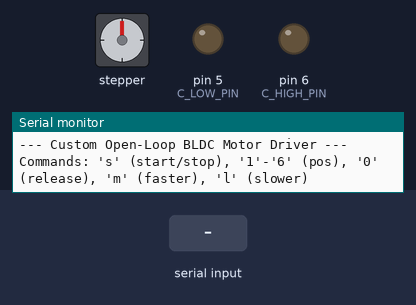
The sketch below on a simulated Arduino Uno, built with avr-gcc and run on an emulated ATmega328P. On the bench: stepper motor, output pins drawn as LEDs (lit = HIGH), the last lines printed to the serial monitor. Wiring (inferred from the names in the program): stepper motor (2048 steps per turn assumed): coils pin 8, pin 10, pin 9, pin 11. Dashed ring = blinking. The test bench sets the inputs (shaded band). Pins used as bus, display or sensor lines are not drawn.

Above: at 2.2 s.
2.3 s: "s90\n" received over Serial
At 2.42 s:
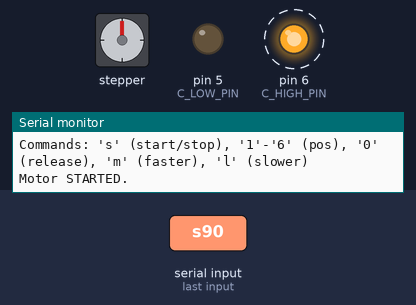
5.3 s: "s" received over Serial
At 5.95 s:
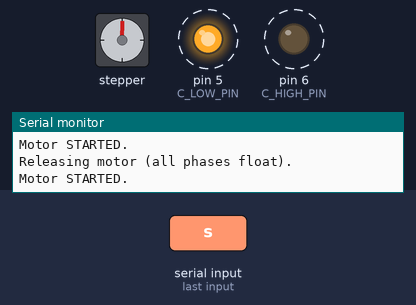
8.3 s: "0" received over Serial
At 9.6 s:
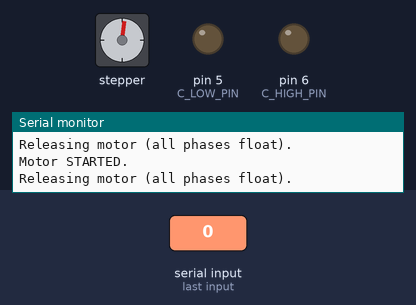
Timing chart, 0 to 11.3 s (numbered marks = the images above; inputs shaded):
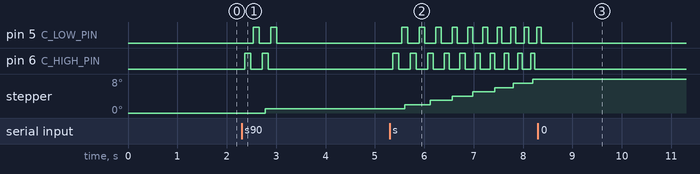

Measured:
- after the input at 8.3 s, pin 5 (C_LOW_PIN): goes on until 8.4 s, then stays LOW; pin 6 (C_HIGH_PIN): stops changing and stays LOW; stepper: stops changing and stays 8°

The sketch:

esc_working_basic_open_loop.ino
```cpp
// --- Pin Definitions for 3-Phase Bridge ---
// Phase A
const int A_HIGH_PIN = 10; // Controls P-FET level shifter for Phase A
const int A_LOW_PIN  = 11; // Controls N-FET for Phase A

// Phase B
const int B_HIGH_PIN = 8;  // Controls P-FET level shifter for Phase B
const int B_LOW_PIN  = 9;  // Controls N-FET for Phase B

// Phase C
const int C_HIGH_PIN = 6;  // Controls P-FET level shifter for Phase C
const int C_LOW_PIN  = 5;  // Controls N-FET for Phase C (Moved from Pin 7)

// --- Motor Control Parameters ---
int current_step_delay;
int run_delay = 10;           // Target delay in ms (faster speed). Can be changed live.
const int START_DELAY = 60;   // Starting delay in ms (slow speed)
const int ACCELERATION = 2;   // How much to decrease the delay each full revolution
const int SPEED_STEP = 2;     // How much to change speed per command (ms)
const int MAX_SPEED_DELAY = 4;// Safest fastest delay

boolean runMotor = false; // Motor will run by default on startup

// --- Safety Parameters ---
const int DEAD_TIME_US = 5; // Safety delay to prevent shoot-through

// Enum for clarity
enum State { S_OFF, S_HIGH, S_LOW };

void setup() {
  Serial.begin(9600);
  Serial.println("--- Custom Open-Loop BLDC Motor Driver ---");
  Serial.println("Commands: 's' (start/stop), '1'-'6' (pos), '0' (release), 'm' (faster), 'l' (slower)");

  // Set all 6 control pins to OUTPUT
  pinMode(A_HIGH_PIN, OUTPUT); pinMode(A_LOW_PIN, OUTPUT);
  pinMode(B_HIGH_PIN, OUTPUT); pinMode(B_LOW_PIN, OUTPUT);
  pinMode(C_HIGH_PIN, OUTPUT); pinMode(C_LOW_PIN, OUTPUT);

  // Start with all phases floating for safety
  setPhaseState(A_HIGH_PIN, A_LOW_PIN, S_OFF);
  setPhaseState(B_HIGH_PIN, B_LOW_PIN, S_OFF);
  setPhaseState(C_HIGH_PIN, C_LOW_PIN, S_OFF);

  delay(1000); // Wait a moment before starting
  current_step_delay = START_DELAY; // Initialize speed
}

void loop() {
  // Check for serial commands first
  if (Serial.available() > 0) {
    char command = Serial.read();
    handleCommand(command);
  }

  // Only run the motor if the flag is true
  if (runMotor) {
    commutate(); // Run one full electrical revolution

    // Accelerate or decelerate towards the target run_delay
    if (current_step_delay > run_delay) {
      current_step_delay -= ACCELERATION;
      if (current_step_delay < run_delay) {
        current_step_delay = run_delay;
      }
    } else if (current_step_delay < run_delay) {
      current_step_delay += ACCELERATION;
       if (current_step_delay > run_delay) {
        current_step_delay = run_delay;
      }
    }
  }
}

void handleCommand(char cmd) {
  if (cmd == 's') {
    runMotor = !runMotor; // Toggle the run state
    if (!runMotor) {
      // Release the motor when stopped
      setPhaseState(A_HIGH_PIN, A_LOW_PIN, S_OFF);
      setPhaseState(B_HIGH_PIN, B_LOW_PIN, S_OFF);
      setPhaseState(C_HIGH_PIN, C_LOW_PIN, S_OFF);
      Serial.println("Motor STOPPED.");
    } else {
      current_step_delay = START_DELAY; // Reset speed for ramp-up
      Serial.println("Motor STARTED.");
    }
  } else if (cmd >= '1' && cmd <= '6') {
    runMotor = false; // Stop the automatic rotation
    int position = cmd - '0'; // Convert char '1' to int 1, etc.
    Serial.print("Setting manual position: ");
    Serial.println(position);
    setManualPosition(position);
  } else if (cmd == '0') {
    runMotor = false;
    Serial.println("Releasing motor (all phases float).");
    setPhaseState(A_HIGH_PIN, A_LOW_PIN, S_OFF);
    setPhaseState(B_HIGH_PIN, B_LOW_PIN, S_OFF);
    setPhaseState(C_HIGH_PIN, C_LOW_PIN, S_OFF);
  } else if (cmd == 'm') { // Faster
    run_delay -= SPEED_STEP;
    if (run_delay < MAX_SPEED_DELAY) {
      run_delay = MAX_SPEED_DELAY; // Don't go too fast
    }
    Serial.print("Target delay set to: ");
    Serial.println(run_delay);
  } else if (cmd == 'l') { // Slower
    run_delay += SPEED_STEP;
    if (run_delay > START_DELAY) {
      run_delay = START_DELAY; // Don't go slower than start speed
    }
    Serial.print("Target delay set to: ");
    Serial.println(run_delay);
  }
}

// Sets a single, static motor position based on the 6-step sequence
void setManualPosition(int position) {
  switch (position) {
    case 1: // A -> B
      setPhaseState(A_HIGH_PIN, A_LOW_PIN, S_HIGH);
      setPhaseState(B_HIGH_PIN, B_LOW_PIN, S_LOW);
      setPhaseState(C_HIGH_PIN, C_LOW_PIN, S_OFF);
      break;
    case 2: // C -> B
      setPhaseState(A_HIGH_PIN, A_LOW_PIN, S_OFF);
      setPhaseState(B_HIGH_PIN, B_LOW_PIN, S_LOW);
      setPhaseState(C_HIGH_PIN, C_LOW_PIN, S_HIGH);
      break;
    case 3: // C -> A
      setPhaseState(A_HIGH_PIN, A_LOW_PIN, S_LOW);
      setPhaseState(B_HIGH_PIN, B_LOW_PIN, S_OFF);
      setPhaseState(C_HIGH_PIN, C_LOW_PIN, S_HIGH);
      break;
    case 4: // B -> A
      setPhaseState(A_HIGH_PIN, A_LOW_PIN, S_LOW);
      setPhaseState(B_HIGH_PIN, B_LOW_PIN, S_HIGH);
      setPhaseState(C_HIGH_PIN, C_LOW_PIN, S_OFF);
      break;
    case 5: // B -> C
      setPhaseState(A_HIGH_PIN, A_LOW_PIN, S_OFF);
      setPhaseState(B_HIGH_PIN, B_LOW_PIN, S_HIGH);
      setPhaseState(C_HIGH_PIN, C_LOW_PIN, S_LOW);
      break;
    case 6: // A -> C
      setPhaseState(A_HIGH_PIN, A_LOW_PIN, S_HIGH);
      setPhaseState(B_HIGH_PIN, B_LOW_PIN, S_OFF);
      setPhaseState(C_HIGH_PIN, C_LOW_PIN, S_LOW);
      break;
  }
}

// Runs one full 6-step electrical revolution
void commutate() {
  setManualPosition(1); delay(current_step_delay); if (!runMotor) return;
  setManualPosition(2); delay(current_step_delay); if (!runMotor) return;
  setManualPosition(3); delay(current_step_delay); if (!runMotor) return;
  setManualPosition(4); delay(current_step_delay); if (!runMotor) return;
  setManualPosition(5); delay(current_step_delay); if (!runMotor) return;
  setManualPosition(6); delay(current_step_delay);
}

// Universal Phase Control Function with built-in dead time for safety
void setPhaseState(int high_pin, int low_pin, State state) {
  if (state == S_HIGH) {
    digitalWrite(low_pin, LOW);
    delayMicroseconds(DEAD_TIME_US);
    digitalWrite(high_pin, HIGH);
  }
  else if (state == S_LOW) {
    digitalWrite(high_pin, LOW);
    delayMicroseconds(DEAD_TIME_US);
    digitalWrite(low_pin, HIGH);
  }
  else { // S_OFF (Float)
    digitalWrite(high_pin, LOW);
    digitalWrite(low_pin, LOW);
  }
}
```
